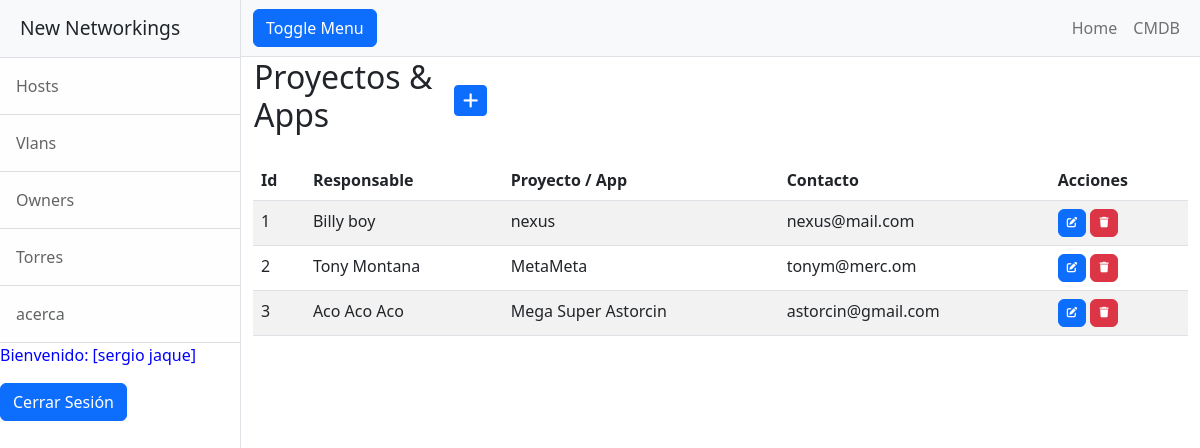
The page /owners/ (signed in) on the database as committed earlier.
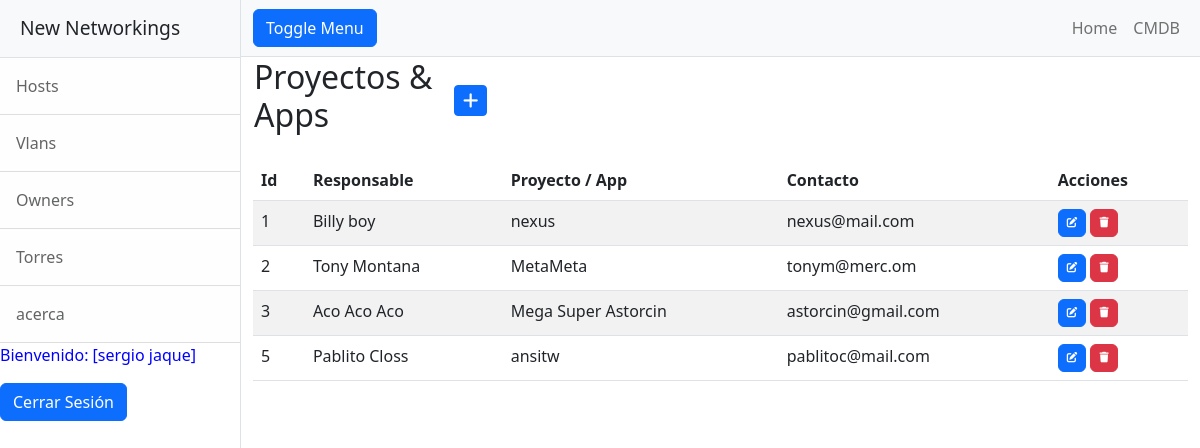
The same page on the database as committed later.
### entidades/models.py (models this page shows, shortened)
class Owners(models.Model):
    responsables = models.CharField(max_length=60)
    proyecto = models.CharField(max_length=60)
    contacto = models.CharField(max_length=60)

### entidades/views.py (the view)
# urls.py: path('owners/', OwnersList.as_view(), name="owners"),
class OwnersList(LoginRequiredMixin, ListView):
    model = Owners

### entidades/templates/entidades/owners_list.html (shortened to what this page needs)
{% extends "entidades/index.html" %}
{% block titulo %}
 <table>
    <tr>
        <td width="200"><h2>Proyectos & Apps</h2></td>
        <td>
            <a
            href="{% url 'ownersCreate' %}"
            class="btn btn-primary btn-sm"
            >
            </a>
        </td>
    </tr>
</table>
{% endblock titulo %}
{% block contenido %}
<table class="table table-striped">
    <thead>
        <tr>
            <th>Id</th>
            <th>Responsable</th>
            <th>Proyecto / App</th>
            <th>Contacto</th>
            <th>Acciones</th>
        </tr>
    </thead>
    <tbody>
    {% for e in owners_list  %}
        <tr>
            <td>{{ e.id }}</td>
            <td>{{ e.responsables }}</td>
            <td>{{ e.proyecto }}</td>
            <td>{{ e.contacto }}</td>
            <td>
                <a
                  href="{% url 'ownersUpdate' e.id %}"
                  class="btn btn-primary"
                  style="--bs-btn-padding-y: .25rem; --bs-btn-padding-x: .5rem; --bs-btn-font-size: .75rem;"
                  >
                </a>
                <a
                  href="{% url 'ownersDelete' e.id %}"
                  class="btn btn-danger"
                  style="--bs-btn-padding-y: .25rem; --bs-btn-padding-x: .5rem; --bs-btn-font-size: .75rem;"
                  >
                </a>
            </td>
        </tr>
    {% endfor %}
    </tbody>
</table>
{% endblock contenido %}

Rows that differ between the two databases and show on the page:
added Owners: id "5", responsables "Pablito Closs", proyecto "ansitw", contacto "pablitoc@mail.com"
